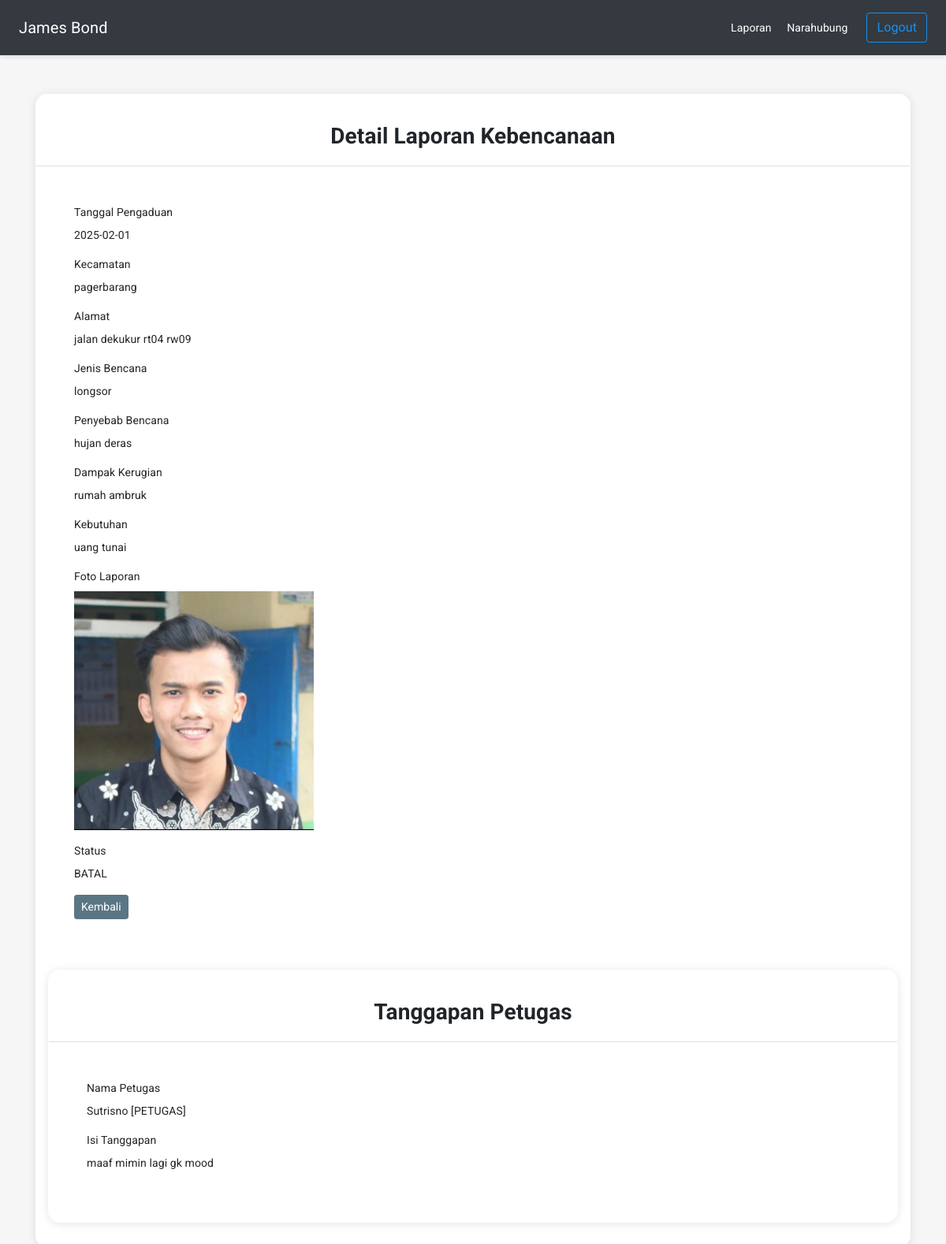
/index.php?halaman=detailpengaduan&id_pengaduan=14 (signed in), run on the app's committed database.
### tables this page shows
CREATE TABLE `pengaduan` (
  `id_pengaduan` int NOT NULL,
  `tgl_pengaduan` date NOT NULL,
  `nik` char(16) NOT NULL,
  `kecamatan` text NOT NULL,
  `alamat` text NOT NULL,
  `jenis_bencana` text NOT NULL,
  `penyebab` text NOT NULL,
  `dampak_kerugian` text NOT NULL,
  `kebutuhan` text NOT NULL,
  `foto` varchar(255) NOT NULL,
  `video` varchar(255) DEFAULT NULL,
  `status` enum('0','proses','selesai','batal') NOT NULL
);

CREATE TABLE `tanggapan` (
  `id_tanggapan` int NOT NULL,
  `id_pengaduan` int NOT NULL,
  `tgl_tanggapan` date NOT NULL,
  `tanggapan` text NOT NULL,
  `id_petugas` int NOT NULL
);

CREATE TABLE `petugas` (
  `id_petugas` int NOT NULL,
  `nama_petugas` varchar(35) NOT NULL,
  `username` varchar(25) NOT NULL,
  `password` varchar(32) NOT NULL,
  `telp` varchar(13) NOT NULL,
  `level` enum('admin','petugas') NOT NULL
);

### detailpengaduan.php (the view, shortened to what this page needs)
<?php
$id = $_GET['id_pengaduan'];
$query_laporan = mysqli_query($koneksi, "SELECT * FROM pengaduan WHERE id_pengaduan = '$id'") or die(mysqli_error($koneksi));
while($pengaduan = $query_laporan->fetch_assoc()) {
?>
<div class="col-12 col-lg-12 mx-auto">
    <div class="card radius-15">
        <div class="card-header text-center">
            <h3 class="mt-4 font-weight-bold">Detail Laporan Kebencanaan</h3>
        </div>
        <div class="card-body p-md-5">
         <div class="form-group">
            <label for="">Tanggal Pengaduan</label>
            <p><?php echo $pengaduan['tgl_pengaduan']; ?></p>
        <div class="form-group">
            <label for="">Kecamatan</label>
            <p><?php echo $pengaduan['kecamatan']; ?></p>
        </div>
        <div class="form-group">
            <label for="">Alamat</label>
            <p><?php echo $pengaduan['alamat']; ?></p>
        </div>
        <div class="form-group">
            <label for="">Jenis Bencana</label>
            <p><?php echo $pengaduan['jenis_bencana']; ?></p>
        </div>
        <div class="form-group">
            <label for="">Penyebab Bencana</label>
            <p><?php echo $pengaduan['penyebab']; ?></p>
        </div>
        <div class="form-group">
            <label for="">Dampak Kerugian</label>
            <p><?php echo $pengaduan['dampak_kerugian']; ?></p>
        </div>
        <div class="form-group">
            <label for="">Kebutuhan</label>
            <p><?php echo $pengaduan['kebutuhan']; ?></p>
        </div>
        <div class="form-group">
            <label for="">Foto Laporan</label>
            <br>
            <img src="foto/<?php echo $pengaduan['foto']; ?>" style="width: 30%"  alt="" class="img-fluid">
        </div>
        <div class="form-group">
            <label for="">Status</label>
            <p><?php echo strtoupper($pengaduan['status']); ?></p>
        </div>
        <button onclick="window.history.back()" class="btn btn-sm btn-secondary" type="button">Kembali</button>
    </div>
 </div>
 <?php } ?>
 <?php
$query_tanggapan = mysqli_query($koneksi, "SELECT * FROM tanggapan JOIN petugas ON tanggapan.id_petugas=petugas.id_petugas
                                WHERE id_pengaduan='$id'")or die(mysqli_error($koneksi));
 ?>
 <div class="col-12 col-lg-12 mx-auto">
    <div class="card radius-15">
        <div class="card-header text-center">
            <h3 class="mt-4 font-weight-bold">Tanggapan Petugas</h3>
        </div>
        <div class="card-body p-md-5">
            <?php
                if($query_tanggapan->num_rows > 0) {
                while($tanggapan = $query_tanggapan->fetch_assoc()){
            ?>
                <div class="form-group">
                    <label for="">Nama Petugas</label>
                    <p><?php echo $tanggapan['nama_petugas']; ?> [<?php echo strtoupper($tanggapan['level']); ?>]</p>
                </div>
                <div class="form-group">
                    <label for="">Isi Tanggapan</label>
                    <p><?php echo $tanggapan['tanggapan']; ?></p>
                </div>
        <?php
        }
            } else {
        ?>
        <h4 class="text-center">Belum Ada Tanggapan</h4>
        <?php } ?>
    </div>
 </div>

### index.php (shortened to what this page needs)
<?php
    include 'koneksi.php';
?>
<!DOCTYPE html>
<html lang="en">
<head>
    <link rel="stylesheet" href="assets/css/pace.min.css">
    <link rel="stylesheet" href="assets/css/bootstrap.min.css">
    <link rel="stylesheet" href="assets/css/icons.css">
    <link rel="stylesheet" href="assets/css/app.css">
    <link href="https://cdn.jsdelivr.net/npm/select2@4.1.0-rc.0/dist/css/select2.min.css" rel="stylesheet" />
</head>
<body>
    <div class="d-flex flex-column flex-md-row align-items-center p-3 px-md-4 mb-3 text-white bg-dark border-bottom shadow-sm">
        <h5 class="my-0 mr-md-auto font-weight-normal"><?php echo $_SESSION['masyarakat']['nama']; ?></h5>
        <nav class="my-2 my-md-0 mr-md-3">
            <a href="index.php" class="p-2 text-white">Laporan</a>
            <a href="?halaman=narahubung" class="p-2 text-white">Narahubung</a>
        </nav>
        <a onclick="return confirm('Apakah anda  ingin keluar?');" href="logout.php" class="btn btn-outline-info">Logout</a>
    </div>
    <div class="wrapper">
        <div class="container align-item-center justify-content-center mt-5">
            <div class="row">
            <?php
                if(isset($_GET['halaman'])){
                    if($_GET['halaman'] == 'narahubung'){
                        include 'narahubung.php';
                    } else if($_GET['halaman']== 'tambahpengaduan'){
                        include 'tambahpengaduan.php';
                    } else if($_GET['halaman'] == 'editpengaduan') {
                        include 'editpengaduan.php';
                    } else if($_GET['halaman'] == 'hapuspengaduan') {
                        include 'hapuspengaduan.php';
                    } else if($_GET['halaman'] == 'detailpengaduan') {
                        include 'detailpengaduan.php';
                    }
                }else{
                    include 'home.php';
                }
            ?>
                 </div>
            </div>
        </div>
    </div>
</body>
</html>

### assets/css/app.css (style rules this page uses)
html { width: 100%; height: 100%; }
body { font-family: 'Open Sans', sans-serif; font-family: 'Roboto', sans-serif; background-color: #f6f6f6; letter-spacing: .1px; font-size: 14px; }
.wrapper { width: 100%; height: 100%; position: relative; }
.card { box-shadow: 0 0.1rem 0.7rem rgba(0, 0, 0, .10); border: 1px solid rgba(0, 0, 0, 0); margin-bottom: 30px; }
.card-header { background-color: transparent; font-size: 16px; text-transform: capitalize; }
.btn { text-transform: capitalize; }
.radius-15 { border-radius: 15px; }

### data on the page
pengaduan: tgl_pengaduan "2025-02-01", kecamatan "pagerbarang", alamat "jalan dekukur rt04 rw09", jenis_bencana "longsor", penyebab "hujan deras", dampak_kerugian "rumah ambruk", kebutuhan "uang tunai", foto (picture), status "BATAL"
tanggapan: id_petugas.nama_petugas "Sutrisno", id_petugas.level "PETUGAS", tanggapan "maaf mimin lagi gk mood"

### other printed values
$_SESSION['masyarakat']['nama'] "James Bond"
